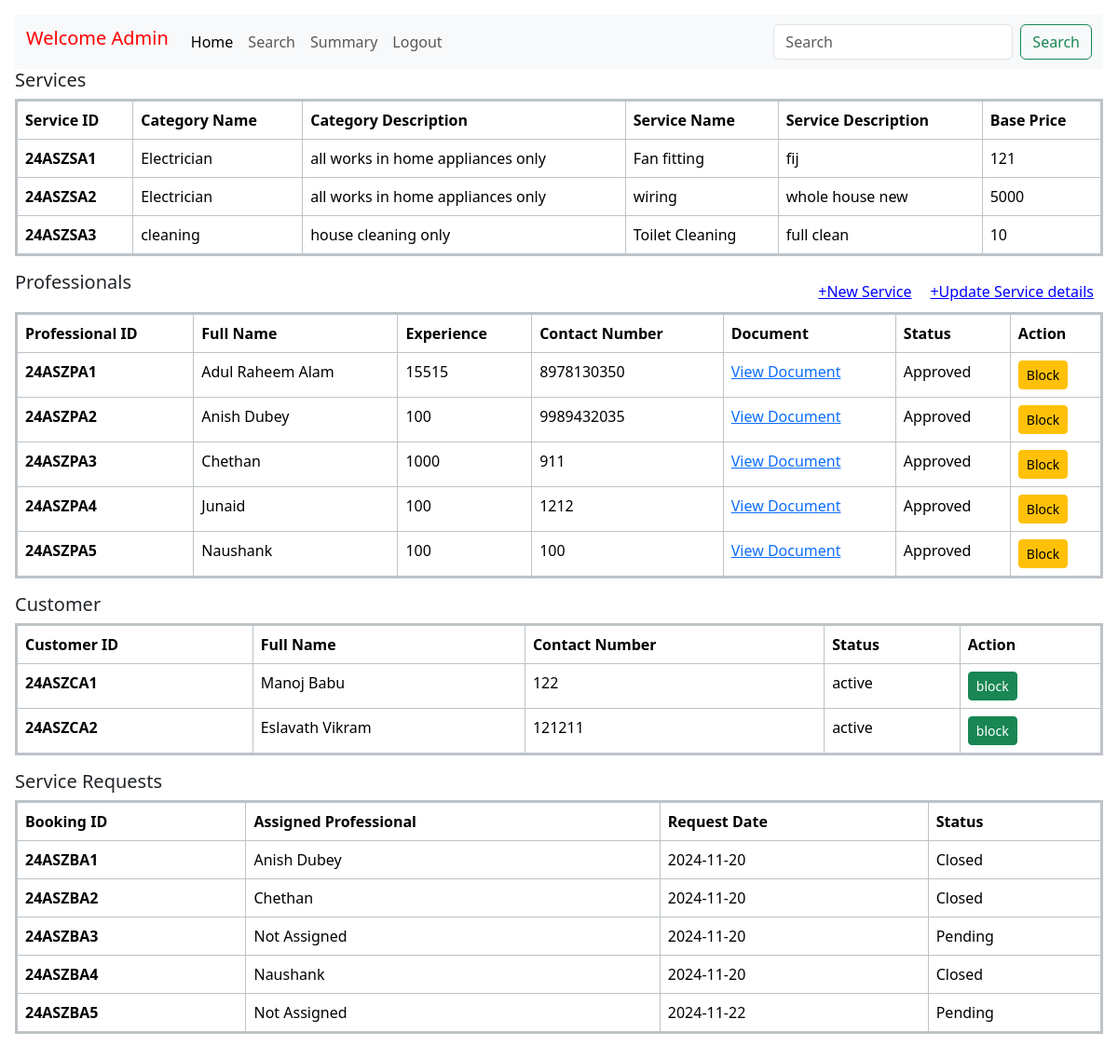
The page /Admin/home on the database its author committed.
### models.py (models this page shows, shortened)
class Service(db.Model):
    __tablename__ = 'Service'
    service_id = db.Column(db.String(50), primary_key=True)
    service_name = db.Column(db.String(100), nullable=False, unique=True)
    service_description = db.Column(db.String(200), nullable=False)
    base_price = db.Column(db.Integer(), nullable=False)
    category_id = db.Column(db.String(50), db.ForeignKey('Category.category_id'), nullable=False)
    requests = db.relationship('ServiceBooked', backref='service', lazy=True)

class Category(db.Model):
    __tablename__ = 'Category'
    category_id = db.Column(db.String(50), primary_key=True)
    category_name = db.Column(db.String(100), nullable=False, unique=True)
    category_description = db.Column(db.String(200), nullable=True)
    services = db.relationship('Service', backref='category', lazy=True)

class Professional(db.Model):
    __tablename__ = 'Professional'
    professional_id = db.Column(db.String(50),db.ForeignKey('Credential.user_id'), primary_key=True, )
    username=db.Column(db.String(50), nullable=False)
    full_name = db.Column(db.String(50), nullable=False)
    experience = db.Column(db.String(50), nullable=False)
    contact_number = db.Column(db.String(15), nullable=True)
    service_name = db.Column(db.String(100), nullable=False)
    service_id=db.Column(db.String(50),nullable=False)
    document = db.Column(db.Text, nullable=False)
    address = db.Column(db.String(200), nullable=False)
    pin = db.Column(db.Integer(), nullable=False)
    status = db.Column(db.String(10), default='active')
    registration_date = db.Column(db.DateTime, default=datetime.utcnow)
    services_booked = db.relationship('ServiceBooked', backref='professional', lazy=True)

class Customer(db.Model):
    __tablename__ = 'Customer'
    customer_id = db.Column(db.String(50),  db.ForeignKey('Credential.user_id'),primary_key=True)
    username=db.Column(db.String(50), nullable=False)
    full_name = db.Column(db.String(50), nullable=False)
    address = db.Column(db.String(200), nullable=False)
    contact = db.Column(db.String(15), nullable=True)
    pin = db.Column(db.Integer(), nullable=False)
    status = db.Column(db.String(10), default='active')
    registration_date = db.Column(db.DateTime, default=datetime.utcnow)
    requests = db.relationship('ServiceBooked', backref='customer', lazy=True)

class ServiceBooked(db.Model):
    __tablename__ = 'services_booked'
    booking_id = db.Column(db.String(50), primary_key=True)
    customer_id = db.Column(db.String(50), db.ForeignKey('Customer.customer_id'), nullable=False)
    professional_id = db.Column(db.String(50), db.ForeignKey('Professional.professional_id'), nullable=True)
    service_id = db.Column(db.String(50), db.ForeignKey('Service.service_id'), nullable=False)
    status = db.Column(db.String(50), nullable=False,primary_key=True)
    request_date = db.Column(db.DateTime, default=datetime.utcnow)
    completion_date = db.Column(db.DateTime, nullable=True)
    rating_by_user = db.Column(db.Integer(), nullable=True)
    rating_by_professional = db.Column(db.Integer(), nullable=True)
    remarks_by_customer = db.Column(db.String(200), nullable=True)
    remarks_by_professional = db.Column(db.String(200), nullable=True)

### routes.py (the view)
@app.route("/Admin/home",methods=['POST',"GET"])
def admin_home():
    joined_data = (
        db.session.query(
            Category.category_name,
            Category.category_description.label("category_description"),
            Service.service_name,
            Service.service_id,
            Service.service_description.label("service_description"),
            Service.base_price
        )
        .join(Service, Category.category_id == Service.category_id)
        .all()
    )
    Professionals_data = Professional.query.with_entities(
        Professional.professional_id,
        Professional.full_name,
        Professional.contact_number,
        Professional.experience,
        Professional.document,
        Professional.service_name,
        Professional.status
    ).all()
    customer_data = Customer.query.with_entities(
        Customer.customer_id,
        Customer.full_name,
        Customer.contact,
        Customer.status
    ).all()
    service_requests = db.session.query(
        ServiceBooked.booking_id.label('id'),
        ServiceBooked.request_date,
        ServiceBooked.status,
        Professional.full_name.label('professional_name')
    ).outerjoin(
        Professional, ServiceBooked.professional_id == Professional.professional_id
    ).all()
    return render_template(
        "Admin/home.html",
        joined_data=joined_data,
        Professionals_data=Professionals_data,
        customer_data=customer_data,
        service_requests=service_requests
    )

### templates/Admin/home.html (shortened to what this page needs)
<!doctype html>
<html lang="en">
  <head>
    <link href="https://cdn.jsdelivr.net/npm/bootstrap@5.3.3/dist/css/bootstrap.min.css" rel="stylesheet">
    <link href="https://getbootstrap.com/docs/5.3/assets/css/docs.css" rel="stylesheet">
  </head>
  <body class="p-3 m-0 border-0 bd-example m-0 border-0">
    <nav class="navbar navbar-expand-lg bg-body-tertiary" style="background-color:#0d76ff;text-align: center;">
      <div class="container-fluid">
        <h1 class="navbar-brand" style="color:rgb(255, 0, 0);">Welcome Admin</h1>
        <div class="collapse navbar-collapse" id="navbarSupportedContent" >
          <ul class="navbar-nav me-auto mb-2 mb-lg-0" >
            <li class="nav-item">
              <a class="nav-link active" aria-current="page" href="#">Home</a>
            </li>
            <li class="nav-item">
              <a class="nav-link" href="{{url_for('admin_search')}}">Search</a>
            </li>
            <li class="nav-item">
              <a class="nav-link" href="{{url_for('admin_summary')}}">Summary</a>
            </li>
            <li class="nav-item">
              <a class="nav-link" href="{{ url_for('login') }}">Logout</a>
            </li>
          </ul>
          <form class="d-flex" role="search">
            <input class="form-control me-2" type="search" placeholder="Search" aria-label="Search">
            <button class="btn btn-outline-success" type="submit">Search</button>
          </form>
        </div>
      </div>
    </nav>
    <h2 style="font-size:20px;">Services</h2>
    <div>
      <table class="table table-bordered" style="border: 3px solid #bdc3c7; border-collapse: collapse;">
          <thead>
            <tr>
              <th>Service ID</th>
              <th>Category Name</th>
              <th>Category Description</th>
              <th>Service Name</th>
              <th>Service Description</th>
              <th>Base Price</th>
            </tr>
          </thead>
          <tbody>
            {% for row in joined_data %}
            <tr>
              <th scope="row">{{row.service_id}}</th>
              <td>{{ row.category_name }}</td>
              <td>{{ row.category_description }}</td>
              <td>{{ row.service_name }}</td>
              <td>{{ row.service_description }}</td>
              <td>{{ row.base_price }}</td>
            </tr>
            {% endfor %}
          </tbody>
        </table>
      <a style="float:right;color:#0000FF;cursor:pointer;margin:10px;" href="{{ url_for('admin_update_service') }}">+Update Service details</a>
      <a style="float:right;color:#0000FF;cursor:pointer;margin:10px;" href="{{ url_for('admin_service') }}">+New Service</a>
  </div>
  <h3 style="font-size:20px;">Professionals</h3>
<div>
  <table class="table table-bordered" style="border: 3px solid #bdc3c7; border-collapse: collapse;">
    <thead>
      <tr>
        <th>Professional ID</th>
        <th>Full Name</th>
        <th>Experience</th>
        <th>Contact Number</th>
        <th>Document</th>
        <th>Status</th>
        <th>Action</th>
      </tr>
    </thead>
    <tbody>
      {% for row in Professionals_data %}
        <tr>
          <th scope="row">{{ row.professional_id }}</th>
          <td>{{ row.full_name }}</td>
          <td>{{ row.experience }}</td>
          <td>{{ row.contact_number }}</td>
          <td><a href="{{ url_for('view_document', professional_id=row.professional_id) }}">View Document</a></td>
          <td>{{ row.status }}</td>
          <td>
            {% if row.status == 'Approved' %}
              <form method="POST" action="{{ url_for('update_status') }}" style="display:inline;">
                <button type="submit" class="btn btn-warning btn-sm">Block</button>
              </form>
            {% endif %}
          </td>
        </tr>
      {% endfor %}
    </tbody>
  </table>
</div>
<h3 style="font-size:20px;">Customer</h3>
<div>
  <table class="table table-bordered" style="border: 3px solid #bdc3c7; border-collapse: collapse;">
    <thead>
      <tr>
        <th>Customer ID</th>
        <th>Full Name</th>
        <th>Contact Number</th>
        <th>Status</th>
        <th>Action</th>
      </tr>
    </thead>
    <tbody>
      {% for row in customer_data %}
        <tr>
          <th scope="row">{{ row.customer_id }}</th>
          <td>{{ row.full_name }}</td>
          <td>{{ row.contact }}</td>
          <td>{{ row.status }}</td>
          <td>
            {% if row.status == 'active' %}
              <form method="POST" action="{{ url_for('customer_status') }}" style="display:inline;">
                <button type="submit" class="btn btn-success btn-sm">block</button>
              </form>
            {% endif %}
          </td>
        </tr>
      {% endfor %}
    </tbody>
  </table>
</div>
    <h4 style="font-size:20px;">Service Requests</h4>
    <div>
      <table class="table table-bordered" style="border: 3px solid #bdc3c7; border-collapse: collapse;">
        <thead>
          <tr>
            <th scope="col">Booking ID</th>
            <th scope="col">Assigned Professional</th>
            <th scope="col">Request Date</th>
            <th scope="col">Status</th>
          </tr>
        </thead>
        <tbody>
          {% if service_requests %}
            {% for request in service_requests %}
              <tr>
                <th scope="row">{{ request.id }}</th>
                <td>{{ request.professional_name if request.professional_name else "Not Assigned" }}</td>
                <td>{{ request.request_date.strftime('%Y-%m-%d') }}</td>
                <td>{{ request.status }}</td>
              </tr>
            {% endfor %}
          {% else %}
            <tr>
              <td colspan="4" class="text-center">No service requests found.</td>
            </tr>
          {% endif %}
        </tbody>
      </table>
    </div>
  </body>
</html>

### rows shown on the page
Service: service_id "24ASZSA1", category_name "Electrician", category_description "all works in home appliances only", service_name "Fan fitting", service_description "fij", base_price "121"
Service: service_id "24ASZSA2", category_name "Electrician", category_description "all works in home appliances only", service_name "wiring", service_description "whole house new", base_price "5000"
Service: service_id "24ASZSA3", category_name "cleaning", category_description "house cleaning only", service_name "Toilet Cleaning", service_description "full clean", base_price "10"
Professional: professional_id "24ASZPA1", full_name "Adul Raheem Alam", experience "15515", contact_number "8978130350", status "Approved"
Professional: professional_id "24ASZPA2", full_name "Anish Dubey", experience "100", contact_number "9989432035", status "Approved"
Professional: professional_id "24ASZPA3", full_name "Chethan", experience "1000", contact_number "911", status "Approved"
Professional: professional_id "24ASZPA4", full_name "Junaid", experience "100", contact_number "1212", status "Approved"
Professional: professional_id "24ASZPA5", full_name "Naushank", experience "100", contact_number "100", status "Approved"
Customer: customer_id "24ASZCA1", full_name "Manoj Babu", contact "122", status "active"
Customer: customer_id "24ASZCA2", full_name "Eslavath Vikram", contact "121211", status "active"
ServiceBooked: id "24ASZBA1", full_name "Anish Dubey", request_date "2024-11-20", status "Closed"
ServiceBooked: id "24ASZBA2", full_name "Chethan", request_date "2024-11-20", status "Closed"
ServiceBooked: id "24ASZBA3", professional_name "Not Assigned", request_date "2024-11-20", status "Pending"
ServiceBooked: id "24ASZBA4", full_name "Naushank", request_date "2024-11-20", status "Closed"
ServiceBooked: id "24ASZBA5", professional_name "Not Assigned", request_date "2024-11-22", status "Pending"
